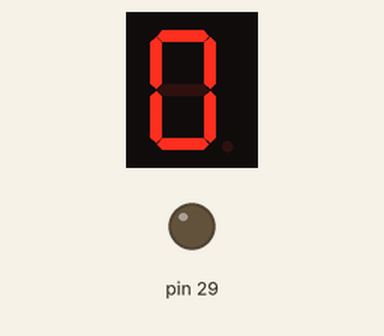
Simulated run of this sketch. Board: Arduino Mega 2560, built with avr-gcc and run on an emulated ATmega2560. Parts: 1-digit seven-segment display, output pins drawn as LEDs (lit = HIGH). Wiring (from diagram.json): 1-digit 7-segment display, segments lit when HIGH: segments pin 22, pin 23, pin 24, pin 25, pin 26, pin 27, pin 28. The segment pins are drawn as the display they are named for; pins used as bus, display or sensor lines are not drawn.

Above: at 0.1 s.
At 1.1 s:
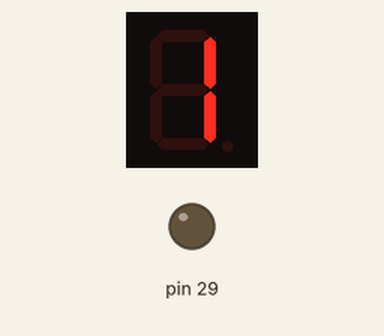
At 2.1 s:
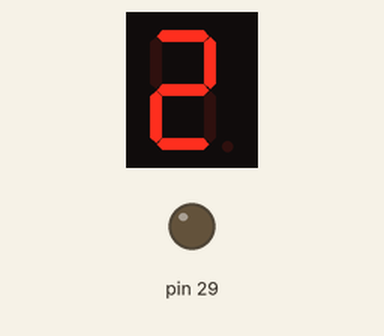
At 4.1 s:
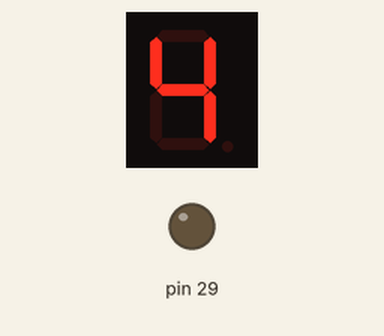
At 6.1 s:
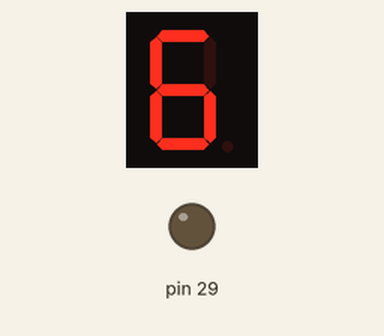
At 9.1 s:
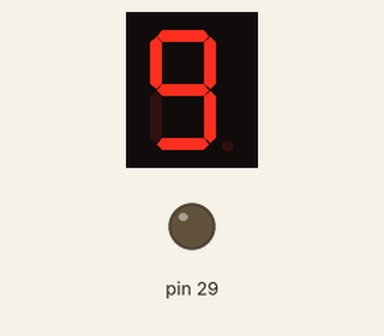

The sketch:

sketch.ino
```cpp
void setup() {
  // put your setup code here, to run once:
  volatile unsigned char *dir ;
  dir = (volatile unsigned char *)0x21;
  *dir = 0xFF;

}

void loop() {
  volatile unsigned char *out;
  out = (volatile unsigned char *) 0x22;
  *out = 0x3F;
  delay(1000);
   *out= 0x06;
   delay(1000);
*out =0x5B;
delay(1000);
*out = 0x4F;
delay(1000);
*out = 0x66;
delay(1000);
*out =0x6D;
delay(1000);
*out =0x7D;
delay(1000);
*out = 0x07;
delay(1000);
*out = 0x7F;
delay(1000);
*out = 0x6F;
delay(1000);
  // put your main code here, to run repeatedly:

}
```

Measured:
- by itself, everything shown: repeats every 10.0 s, in 10 steps
- what the display in image 1 shows lasts 1.0 s, from 1.0 s to 2.0 s
